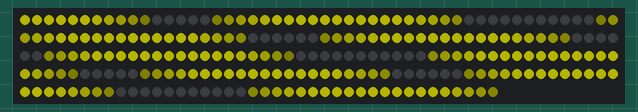
This sketch was run on a simulated Arduino Uno, built with avr-gcc and run on an emulated ATmega328P. Parts: 240 RGB LEDs in strip order, left to right, continuing on the next row. Dim RGB values are drawn brighter than linear.

Above: at 3.18 s.
At 7.61 s:
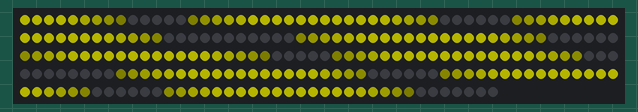
At 12.04 s:
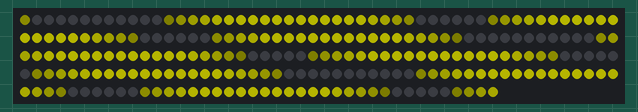
At 21.21 s:
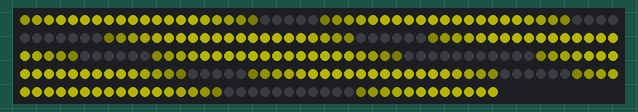
At 30.38 s:
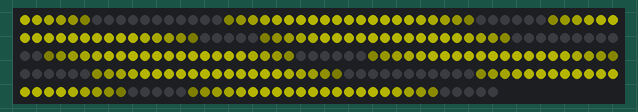
At 39.56 s:
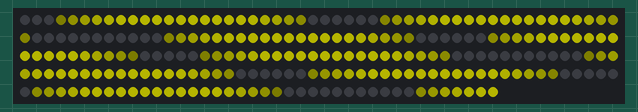

The sketch:

bumblebeePalletUno.ino
```cpp
#include <FastLED.h>

#define LED_PIN     3
#define NUM_LEDS    240
#define BRIGHTNESS  64
#define LED_TYPE    WS2812B
#define COLOR_ORDER GRB
CRGB leds[NUM_LEDS];

#define UPDATES_PER_SECOND 100
DEFINE_GRADIENT_PALETTE( bumblebee_gp ) {
    0, 255,255,  0,
   12, 255,255,  0,
   38,   0,  0,  0,
   63, 255,255,  0,
   89, 255,255,  0,
  114,   0,  0,  0,
  140,   0,  0,  0,
  165, 255,255,  0,
  191, 255,255,  0,
  216,   0,  0,  0,
  242, 255,255,  0,
  255, 255,255,  0};

CRGBPalette16 currentPalette = bumblebee_gp;
#define currentBlending LINEARBLEND

void setup() {
    delay(3000); // power-up safety delay
    FastLED.addLeds<LED_TYPE, LED_PIN, COLOR_ORDER>(leds, NUM_LEDS).setCorrection(TypicalLEDStrip);
    FastLED.setBrightness(BRIGHTNESS);
    FastLED.setMaxPowerInVoltsAndMilliamps(5, 1000);
}


void loop(){
    static uint8_t startIndex = 0;
    startIndex = startIndex + 1; /* motion speed */

    FillLEDsFromPaletteColors( startIndex);

    FastLED.show();
    FastLED.delay(1000 / UPDATES_PER_SECOND);
}

void FillLEDsFromPaletteColors( uint8_t colorIndex) {
    uint8_t brightness = 255;

    for( int i = 0; i < NUM_LEDS; i++) {
        leds[i] = ColorFromPalette( currentPalette, colorIndex, brightness, currentBlending);
        colorIndex += 3;
    }
}
```
